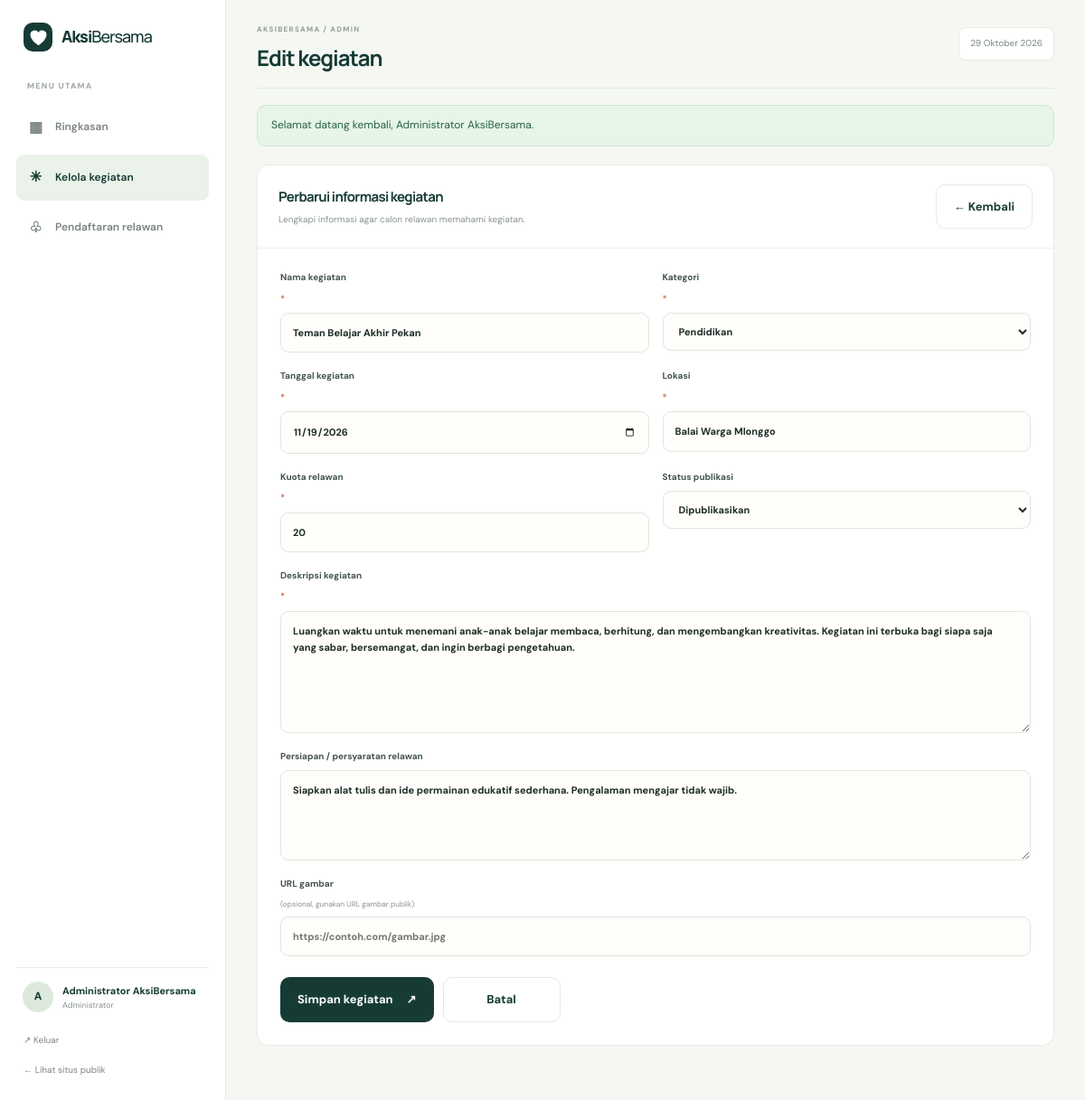
Screenshot of /admin/events.php?action=edit&id=2 (signed in) with the database file from the repository.
### tables this page shows
CREATE TABLE events (
    id BIGINT UNSIGNED AUTO_INCREMENT PRIMARY KEY,
    title VARCHAR(150) NOT NULL,
    category ENUM('lingkungan','pendidikan','sosial','kesehatan','kemanusiaan','lainnya') NOT NULL DEFAULT 'sosial',
    event_date DATE NOT NULL,
    location VARCHAR(180) NOT NULL,
    capacity INT UNSIGNED NOT NULL DEFAULT 30,
    description TEXT NOT NULL,
    requirements TEXT NULL,
    image_url VARCHAR(500) NULL,
    status ENUM('draft','published') NOT NULL DEFAULT 'draft',
    created_by BIGINT UNSIGNED NULL,
    created_at TIMESTAMP DEFAULT CURRENT_TIMESTAMP,
    updated_at TIMESTAMP DEFAULT CURRENT_TIMESTAMP ON UPDATE CURRENT_TIMESTAMP,
    CONSTRAINT fk_events_admin FOREIGN KEY (created_by) REFERENCES admins(id) ON DELETE SET NULL,
    INDEX idx_events_public (status, event_date),
    INDEX idx_events_category (category)
);

### includes/functions.php (called while the page is built, shortened)
<?php
function e(?string $value): string {
    return htmlspecialchars($value ?? '', ENT_QUOTES | ENT_SUBSTITUTE, 'UTF-8');
}
function url(string $path = ''): string {
    return rtrim(BASE_URL, '/') . '/' . ltrim($path, '/');
}

### admin/events.php (the view, shortened to what this page needs)
<?php
require_once __DIR__ . '/../config/config.php';
require_once __DIR__ . '/../includes/functions.php';
$categories = ['lingkungan'=>'Lingkungan','pendidikan'=>'Pendidikan','sosial'=>'Sosial','kesehatan'=>'Kesehatan','kemanusiaan'=>'Kemanusiaan','lainnya'=>'Lainnya'];
$action = $_GET['action'] ?? 'list';
$form = ['title'=>'','category'=>'sosial','event_date'=>'','location'=>'','capacity'=>'30','description'=>'','requirements'=>'','image_url'=>'','status'=>'draft'];
$editId = filter_input(INPUT_GET, 'id', FILTER_VALIDATE_INT);
if ($action === 'edit' && $editId) {
    $stmt = $pdo->prepare("SELECT * FROM events WHERE id=?");
    $stmt->execute([$editId]);
    $existing = $stmt->fetch();
    $form = array_merge($form, $existing);
}
require __DIR__ . '/_layout.php';
?>
<?php if ($action === 'create' || $action === 'edit'): ?>
<div class="admin-form-panel"><div class="panel-header"><div><h2><?= $editId ? 'Perbarui informasi kegiatan' : 'Buat kegiatan baru' ?></h2><p>Lengkapi informasi agar calon relawan memahami kegiatan.</p></div><a class="btn btn-outline" href="<?= e(url('admin/events.php')) ?>">← Kembali</a></div>
<form method="post" class="admin-form">
<div class="form-row"><label>Nama kegiatan <span>*</span><input name="title" maxlength="150" value="<?= e($form['title']) ?>" required></label><label>Kategori <span>*</span><select name="category" required><?php foreach ($categories as $key=>$label): ?><option value="<?= e($key) ?>" <?= $form['category']===$key?'selected':'' ?>><?= e($label) ?></option><?php endforeach; ?></select></label></div>
<div class="form-row"><label>Tanggal kegiatan <span>*</span><input type="date" name="event_date" value="<?= e($form['event_date']) ?>" required></label><label>Lokasi <span>*</span><input name="location" maxlength="180" value="<?= e($form['location']) ?>" required></label></div>
<div class="form-row"><label>Kuota relawan <span>*</span><input type="number" name="capacity" min="1" max="10000" value="<?= e((string)$form['capacity']) ?>" required></label><label>Status publikasi<select name="status"><option value="draft" <?= $form['status']==='draft'?'selected':'' ?>>Draft (belum tampil)</option><option value="published" <?= $form['status']==='published'?'selected':'' ?>>Dipublikasikan</option></select></label></div>
<label>Deskripsi kegiatan <span>*</span><textarea name="description" rows="6" required><?= e($form['description']) ?></textarea></label><label>Persiapan / persyaratan relawan<textarea name="requirements" rows="3"><?= e($form['requirements']) ?></textarea></label><label>URL gambar <small>(opsional, gunakan URL gambar publik)</small><input type="url" name="image_url" value="<?= e($form['image_url']) ?>" placeholder="https://contoh.com/gambar.jpg"></label>
<div class="form-actions"><button class="btn btn-primary" type="submit">Simpan kegiatan <span>↗</span></button><a class="btn btn-outline" href="<?= e(url('admin/events.php')) ?>">Batal</a></div></form></div>
<?php endif; ?>
<?php require __DIR__ . '/_footer.php'; ?>

### assets/css/style.css (style rules this page uses)
:root { --forest:#163b35;--forest-2:#214d43;--forest-3:#2d6255;--sage:#dce9df;--sage-2:#eef4ef;--cream:#f8f7f1;--paper:#fffefa;--ink:#1e2c28;--muted:#77837d;--line:#e5e9e3;--amber:#e6b85c;--coral:#df8b6c;--blue:#e3eef8;--shadow:0 18px 55px rgba(21,52,44,.08);--radius:20px }
* { box-sizing:border-box }
html { scroll-behavior:smooth;scroll-padding-top:90px }
body { margin:0;background:var(--paper);color:var(--ink);font-family:'DM Sans',sans-serif;font-size:15px;line-height:1.65;-webkit-font-smoothing:antialiased }
h1,h2,h3,h4,p { margin-top:0 }
h1,h2,h3,.brand { font-family:'Manrope',sans-serif;letter-spacing:-.045em }
a { color:inherit;text-decoration:none }
button,input,textarea,select { font:inherit }
button,a,input,textarea,select { -webkit-tap-highlight-color:transparent }
button { cursor:pointer }
.btn { display:inline-flex;align-items:center;justify-content:center;gap:15px;border:0;border-radius:10px;padding:13px 19px;font-weight:700;font-size:13px;transition:transform .2s,background .2s;cursor:pointer }
.btn-primary { background:var(--forest);color:#fff }
.btn-outline { border:1px solid var(--line);background:white;color:var(--forest) }
.form-stack,.admin-form { display:flex;flex-direction:column;gap:18px }
.form-stack label,.admin-form label { display:flex;flex-direction:column;gap:7px;font-size:11px;font-weight:700;color:#44554b }
.form-stack label>span:not(.consent-check span),.admin-form label>span { color:#c96e51 }
.form-stack label small,.admin-form label small { font-weight:400;color:#8a958d }
.form-stack input:not([type=checkbox]),.form-stack textarea,.admin-form input,.admin-form textarea,.admin-form select,.status-form select { width:100%;border:1px solid #dfe6de;border-radius:9px;background:#fffefa;padding:12px 13px;font-size:12px;color:var(--ink);outline:none;transition:border .2s,box-shadow .2s }
.form-stack textarea,.admin-form textarea { resize:vertical;min-height:100px }
.form-row { display:grid;grid-template-columns:1fr 1fr;gap:15px }
.admin-body { background:#f5f7f3;min-height:100vh }
.admin-panel,.admin-form-panel { background:#fff;border:1px solid #e6ebe4;border-radius:13px;overflow:hidden;margin-bottom:23px }
.panel-header { display:flex;justify-content:space-between;align-items:center;gap:20px;padding:21px 23px;border-bottom:1px solid #edf0eb }
.panel-header h2 { font-size:15px;color:var(--forest);margin:0 0 4px }
.panel-header p { font-size:10px;color:#8a968d;margin:0 }
.admin-form-panel { padding-bottom:25px }
.admin-form-panel>.panel-header { margin-bottom:24px }
.admin-form { padding:0 25px }
.admin-form label { font-size:10px }
.admin-form input,.admin-form textarea,.admin-form select { font-size:11px }
.form-actions { display:flex;gap:10px;margin-top:5px }
.form-actions .btn { min-width:130px }

### rows the page displays
events: title "Teman Belajar Akhir Pekan", category "Pendidikan", event_date "11/19/2026", location "Balai Warga Mlonggo", capacity "20", status "Dipublikasikan", description "Luangkan waktu untuk menemani anak-anak belajar membaca, berhitung, dan mengembangkan kreativitas. Kegiatan ini terbuka bagi siapa saja yang sabar, bersemangat, dan ingin berbagi pengetahuan.", requirements "Siapkan alat tulis dan ide permainan edukatif sederhana. Pengalaman mengajar tidak wajib."

### other values shown
substr($_SESSION['admin_name'] ?? 'A', 0, 1) "A"
$_SESSION['admin_name'] "Administrator AksiBersama"
$adminTitle "Edit kegiatan"
$flashMessage['message'] "Selamat datang kembali, Administrator AksiBersama."
